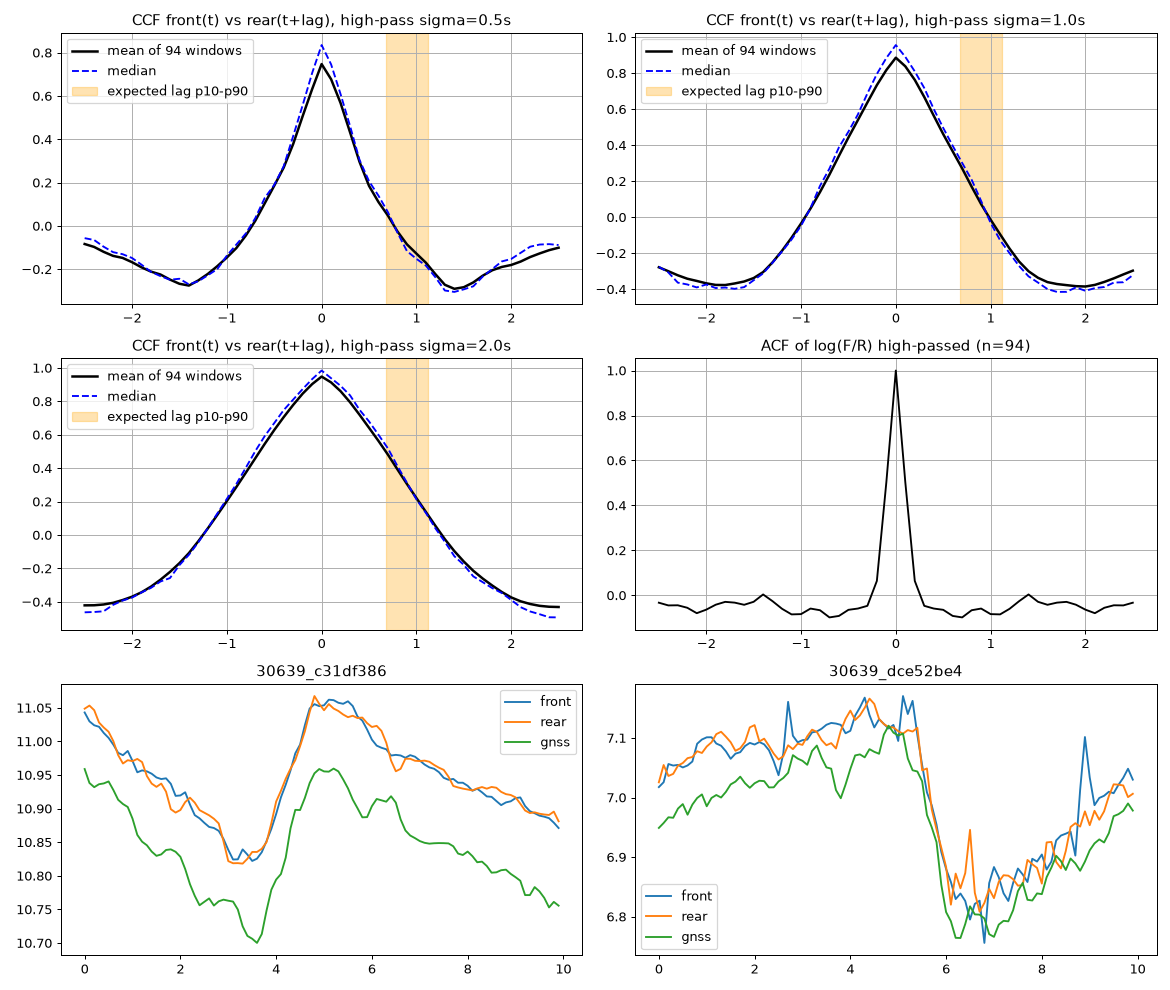

The script that saved this image:
"""Exploration: what do the front/rear high-pass residuals and their cross-correlation look like?"""
import sys

import matplotlib
matplotlib.use("Agg")
import matplotlib.pyplot as plt
import numpy as np

from bc_common import BASE, HERE, KMH, load_bag, splits

bags = splits()["train"][: int(sys.argv[1]) if len(sys.argv) > 1 else 4]
DT = 0.1
W = 10.0          # window length, s
LAGS = np.arange(-25, 26)  # samples at 10 Hz


def gauss_smooth(x, sigma_samples):
    n = int(4 * sigma_samples)
    k = np.exp(-0.5 * (np.arange(-n, n + 1) / sigma_samples) ** 2)
    k /= k.sum()
    xp = np.pad(x, n, mode="reflect")
    return np.convolve(xp, k, mode="valid")


acc = {s: [] for s in (5, 10, 20)}
acc_d = []
examples = []
for b in bags:
    d = load_bag(b)
    t, F, R, vg = d["t"], d["F"], d["R"], d["vg"]
    g = np.arange(t[0], t[-1], DT)
    j = np.searchsorted(t, g)
    j0 = np.clip(j - 1, 0, len(t) - 1)
    j1 = np.clip(j, 0, len(t) - 1)
    gap = (t[j1] - t[j0]) > 0.3
    Fg = np.interp(g, t, F) / KMH
    Rg = np.interp(g, t, R) / KMH
    Vg = np.interp(g, t, np.nan_to_num(vg))
    nw = int(W / DT)
    for i0 in range(0, len(g) - nw, nw // 2):
        sl = slice(i0, i0 + nw)
        if gap[sl].any():
            continue
        v = Vg[sl]
        if not (5 <= v.min() and v.max() <= 15 and v.max() - v.min() < 1.0):
            continue
        f, r = Fg[sl], Rg[sl]
        if np.max(np.abs(f - r)) > 0.05 * v.mean():
            continue
        lag_exp = BASE / v.mean()
        for s in acc:
            ef = f - gauss_smooth(f, s / 10 / DT * 1.0 if False else s / 10.0 / DT)
            er = r - gauss_smooth(r, s / 10.0 / DT)
            ef = (ef - ef.mean()) / (ef.std() + 1e-12)
            er = (er - er.mean()) / (er.std() + 1e-12)
            cc = np.array([np.mean(ef[max(0, -L):nw - max(0, L)] * er[max(0, L):nw - max(0, -L)]) for L in LAGS])
            acc[s].append((lag_exp, cc))
        lr = np.log(f) - np.log(r)
        lr = lr - gauss_smooth(lr, 20)
        lr = (lr - lr.mean()) / (lr.std() + 1e-12)
        ac = np.array([np.mean(lr[max(0, -L):nw - max(0, L)] * lr[max(0, L):nw - max(0, -L)]) for L in LAGS])
        acc_d.append((lag_exp, ac))
        if len(examples) < 6 and np.random.rand() < 0.05:
            examples.append((b, g[sl] - g[sl][0], f, r, v))

fig, ax = plt.subplots(3, 2, figsize=(13, 11))
for a, (s, lst) in zip(ax.flat[:3], acc.items()):
    cc = np.array([c for _, c in lst])
    le = np.array([l for l, _ in lst])
    a.plot(LAGS * DT, cc.mean(0), "k-", lw=2, label=f"mean of {len(cc)} windows")
    a.plot(LAGS * DT, np.median(cc, 0), "b--", label="median")
    a.axvspan(np.quantile(le, 0.1), np.quantile(le, 0.9), color="orange", alpha=0.3, label="expected lag p10-p90")
    a.set_title(f"CCF front(t) vs rear(t+lag), high-pass sigma={s/10:.1f}s")
    a.legend()
    a.grid()
cc = np.array([c for _, c in acc_d])
ax.flat[3].plot(LAGS * DT, cc.mean(0), "k-")
ax.flat[3].set_title(f"ACF of log(F/R) high-passed (n={len(cc)})")
ax.flat[3].grid()
for k, (b, tt, f, r, v) in enumerate(examples[:2]):
    a = ax.flat[4 + k]
    a.plot(tt, f, label="front")
    a.plot(tt, r, label="rear")
    a.plot(tt, v, label="gnss")
    a.set_title(b)
    a.legend()
fig.tight_layout()
fig.savefig(HERE / "explore_xcorr.png", dpi=90)
print("windows", len(acc_d))
